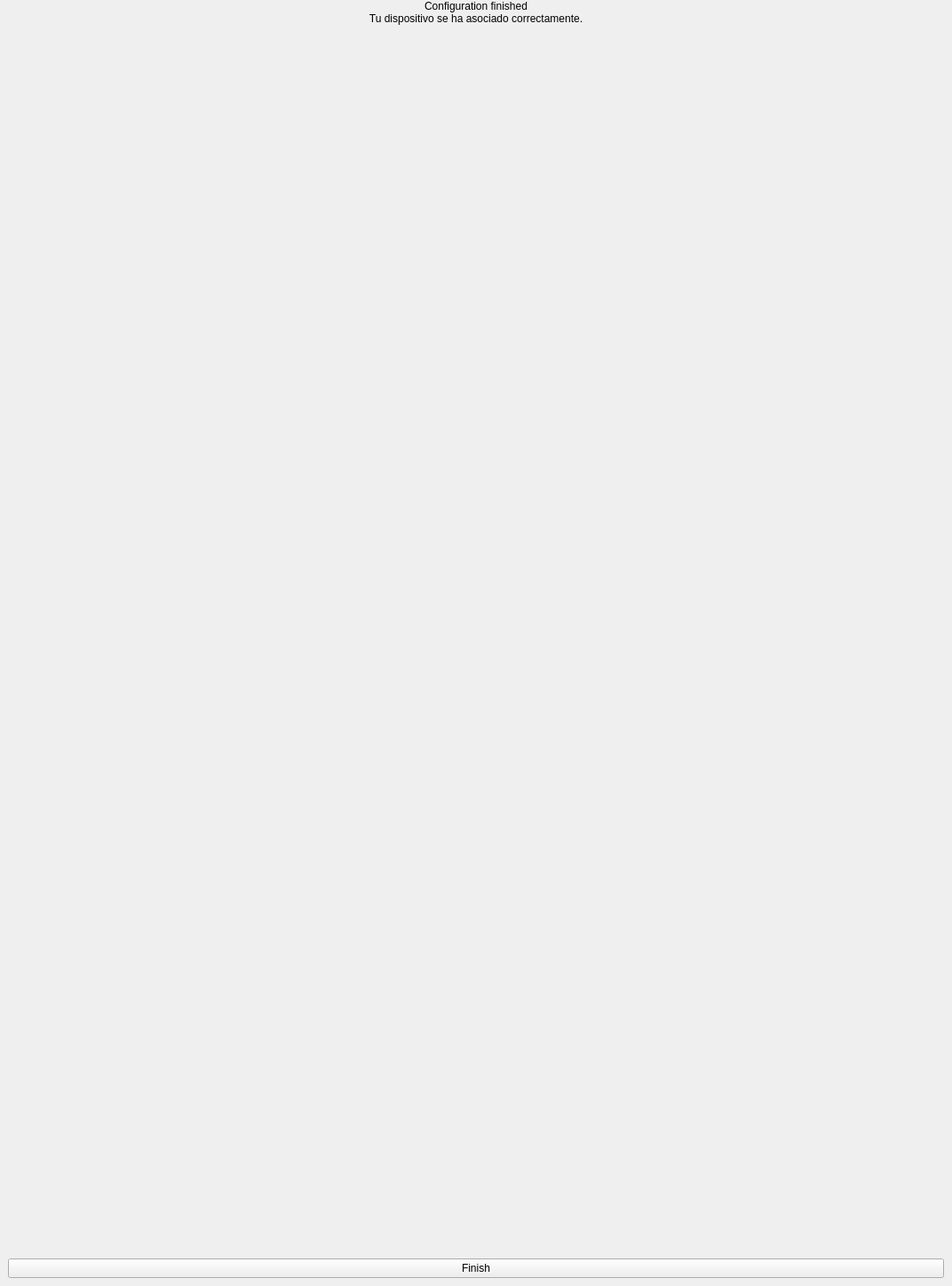
<?xml version="1.0" encoding="UTF-8"?>
<ui version="4.0">
 <class>WizardFinish</class>
 <widget class="QWidget" name="WizardFinish">
  <property name="geometry">
   <rect>
    <x>0</x>
    <y>0</y>
    <width>1072</width>
    <height>1448</height>
   </rect>
  </property>
  <property name="sizePolicy">
   <sizepolicy hsizetype="Fixed" vsizetype="Fixed">
    <horstretch>0</horstretch>
    <verstretch>0</verstretch>
   </sizepolicy>
  </property>
  <property name="minimumSize">
   <size>
    <width>758</width>
    <height>1024</height>
   </size>
  </property>
  <property name="maximumSize">
   <size>
    <width>1072</width>
    <height>1448</height>
   </size>
  </property>
  <property name="windowTitle">
   <string>Form</string>
  </property>
  <property name="styleSheet">
   <string notr="true" />
  </property>
  <layout class="QVBoxLayout" name="verticalLayout">
   <property name="spacing">
    <number>0</number>
   </property>
   <property name="margin">
    <number>0</number>
   </property>
   <item>
    <widget class="QLabel" name="finishOkLbl">
     <property name="text">
      <string>Configuration finished</string>
     </property>
     <property name="alignment">
      <set>Qt::AlignCenter</set>
     </property>
    </widget>
   </item>
   <item>
    <widget class="QLabel" name="selectWifiLbl">
     <property name="text">
      <string>Tu dispositivo se ha asociado correctamente.</string>
     </property>
     <property name="alignment">
      <set>Qt::AlignCenter</set>
     </property>
     <property name="wordWrap">
      <bool>true</bool>
     </property>
     <property name="indent">
      <number>0</number>
     </property>
    </widget>
   </item>
   <item>
    <widget class="QLabel" name="linkLbl">
     <property name="text">
      <string>&lt;!DOCTYPE HTML PUBLIC "-//W3C//DTD HTML 4.0//EN" "http://www.w3.org/TR/REC-html40/strict.dtd"&gt;
&lt;html&gt;&lt;head&gt;&lt;meta name="qrichtext" content="1" /&gt;&lt;style type="text/css"&gt;
p, li { white-space: pre-wrap; }
&lt;/style&gt;&lt;/head&gt;&lt;body style=" font-family:'Ubuntu'; font-size:11pt; font-weight:400; font-style:normal;"&gt;
&lt;p style="-qt-paragraph-type:empty; margin-top:0px; margin-bottom:0px; margin-left:0px; margin-right:0px; -qt-block-indent:0; text-indent:0px; font-family:'Sans'; font-size:10pt;"&gt;&lt;/p&gt;&lt;/body&gt;&lt;/html&gt;</string>
     </property>
     <property name="alignment">
      <set>Qt::AlignCenter</set>
     </property>
    </widget>
   </item>
   <item>
    <widget class="QLabel" name="proccessOkLbl">
     <property name="text">
      <string />
     </property>
    </widget>
   </item>
   <item>
    <spacer name="verticalSpacer">
     <property name="orientation">
      <enum>Qt::Vertical</enum>
     </property>
     <property name="sizeHint" stdset="0">
      <size>
       <width>28</width>
       <height>723</height>
      </size>
     </property>
    </spacer>
   </item>
   <item>
    <widget class="QFrame" name="WizardFooterButtons">
     <layout class="QHBoxLayout" name="horizontalLayout_3">
      <property name="topMargin">
       <number>1</number>
      </property>
      <item>
       <widget class="QPushButton" name="finishStepBtn">
        <property name="sizePolicy">
         <sizepolicy hsizetype="MinimumExpanding" vsizetype="Fixed">
          <horstretch>0</horstretch>
          <verstretch>0</verstretch>
         </sizepolicy>
        </property>
        <property name="text">
         <string>Finish</string>
        </property>
       </widget>
      </item>
     </layout>
    </widget>
   </item>
  </layout>
 </widget>
 <resources>
  <include location="../Wizard800.qrc" />
 </resources>
 <connections />
</ui>
